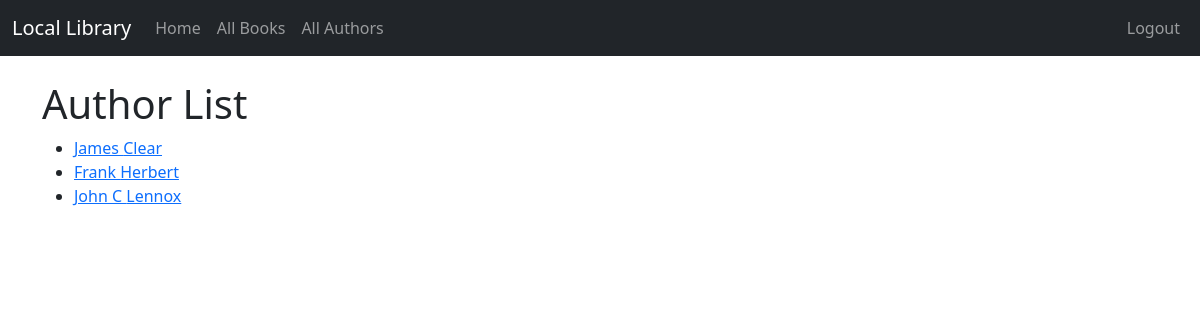
The page /author_list/ (signed in) on the database its author committed.
### catalog/models.py (models this page shows, shortened)
class Author(models.Model):
    first_name = models.CharField(default="first_name", max_length=100)
    last_name = models.CharField(default="last_name", max_length=100)
    date_of_birth = models.DateField(null=True, blank=True)
    date_of_death = models.DateField('Died', null=True, blank=True)
    class Meta:
        ordering = ['last_name', 'first_name']
    def get_absolute_url(self):
        return reverse('author_detail', args=[str(self.id)])

### catalog/views.py (the view)
# urls.py: path('author_list/', views.AuthorListView.as_view(), name='author_list'),
class AuthorListView(LoginRequiredMixin, generic.ListView):
    model = Author

### catalog/templates/catalog/author_list.html
{% extends "base.html" %}
{% block content %}
    <h1>Author List</h1>
    {% if author_list %}
        <ul>
            {% for author in author_list %}
                <li>
                    <a href="{{ author.get_absolute_url }}"> {{author.first_name}} {{author.last_name}}</a>
                </li>
            {% endfor %}
        </ul>
    {% else %}
        <p>There are no books in the library.</p>
    {% endif %}
{% endblock %}

### rows shown on the page
Author: first_name "James", last_name "Clear"
Author: first_name "Frank", last_name "Herbert"
Author: first_name "John C", last_name "Lennox"
